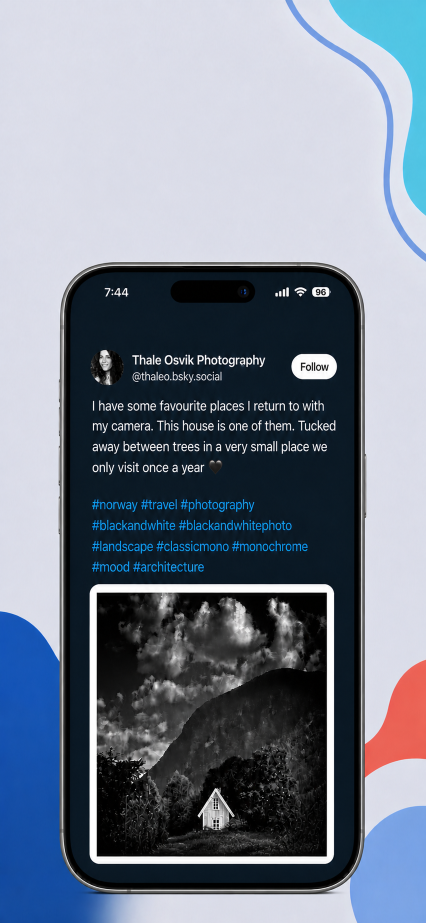
#> input picture store-assets/app-store/screenshots/production-layered/bases/00-ios-share-sheet.png, 852 x 1846 px (shown at 1/2 size)
$ python -i render_localized.py   (imports and definitions only)
#> lines starting #> are read from the running program, lines starting #| are printed output that depends on the picture
from pathlib import Path
import shutil

from PIL import Image, ImageChops, ImageDraw, ImageFilter, ImageFont

from focus_target_locator import (
    locate_focus_target,
    refine_repeated_dark_tiles_target,
    refine_warm_action_target,
    save_focus_evidence,
)


ROOT = Path(__file__).resolve().parents[1]
BASES = ROOT / "bases"
DELIVERABLES = ROOT / "deliverables"
QA_LAYERS = ROOT / "qa-layers"
REFERENCE = ROOT.parents[0] / "final-traditional-chinese"
RAW_ROOT = ROOT.parents[0] / "raw"
FINAL_ROOT = ROOT.parents[0] / "final"

SF_ROUNDED = "/System/Library/Fonts/SFNSRounded.ttf"
SF_COMPACT_ROUNDED = "/System/Library/Fonts/SFCompactRounded.ttf"
HIRAGINO = "/System/Library/Fonts/ヒラギノ角ゴシック W6.ttc"
PINGFANG = "/System/Library/AssetsV2/com_apple_MobileAsset_Font8/86ba2c91f017a3749571a82f2c6d890ac7ffb2fb.asset/AssetData/PingFang.ttc"
KOREAN = "/System/Library/Fonts/AppleSDGothicNeo.ttc"

FILENAMES = (
    "00-ios-share-sheet.png",
    "01-upload.png",
    "02-select-word.png",
    "03-create-card.png",
    "04-real-usage.png",
    "05-pronunciation.png",
    "06-quiz.png",
)

# Inner screens, visually traced from the clean phone bases.
SCREENS = {
    1: (232, 819, 1057, 2668),
    2: (229, 822, 1072, 2614),
    3: (217, 819, 1045, 2662),
    4: (226, 720, 1054, 2665),
    5: (229, 756, 1051, 2584),
    6: (244, 774, 1047, 2519),
}

# Source rectangles of the enlargement layer in the Traditional Chinese master.
# These never move and preserve its effects exactly.
REFERENCE_POPOVERS = {
    1: (78, 2180, 1212, 2370),
    2: (88, 1798, 1202, 2024),
    3: (82, 1540, 1208, 1932),
    4: (74, 1070, 1216, 1602),
    5: (72, 1662, 1218, 2012),
    6: (94, 1933, 1185, 2158),
}

# The normal layer stays fixed. Only the independent enlargement moves until it
# visually covers the same raw UI element.
POPOVER_DESTINATIONS = {
    1: (78, 2290),
    2: (88, 1625),
    3: (82, 1450),
    4: (74, 930),
    5: (72, 1662),
    6: (94, 2110),
}

# These boxes teach the visual locator which semantic component to find in the
# Traditional reference. They are never used to crop another locale.
REFERENCE_TARGETS = {
    1: (48, 2182, 1158, 2365),
    2: (72, 1240, 1134, 1490),
    3: (62, 1120, 1144, 1450),
    4: (62, 335, 1144, 820),
    5: (73, 1472, 1133, 1888),
    6: (70, 1770, 1136, 2028),
}

TRADITIONAL_RAW_FILES = (
    "01-capture/Simulator Screenshot - iPhone 17 Pro - 2026-07-23 at 14.32.07.png",
    "02-text-image-import/Simulator Screenshot - iPhone 17 Pro - 2026-07-23 at 14.37.22.png",
    "03-real-context/Simulator Screenshot - iPhone 17 Pro - 2026-07-23 at 16.57.20.png",
    "03-real-context/Simulator Screenshot - iPhone 17 Pro - 2026-07-23 at 16.57.27.png",
    "04-quick-quiz-question/Simulator Screenshot - iPhone 17 Pro - 2026-07-23 at 20.07.04.png",
    "05-pronunciation-score/Simulator Screenshot - iPhone 17 Pro - 2026-07-23 at 20.07.19.png",
)

PANEL_RAW_INDEX = {1: 0, 2: 1, 3: 2, 4: 3, 5: 5, 6: 4}

RAW_FILES = {
    "01-English-US": (
        "01-capture/Simulator Screenshot - iPhone 17 Pro - 2026-07-23 at 14.57.39.png",
        "02-text-image-import/Simulator Screenshot - iPhone 17 Pro - 2026-07-23 at 14.57.48.png",
        "03-real-context/Simulator Screenshot - iPhone 17 Pro - 2026-07-23 at 17.55.51.png",
        "03-real-context/Simulator Screenshot - iPhone 17 Pro - 2026-07-23 at 17.55.56.png",
        "04-quick-quiz-question/Simulator Screenshot - iPhone 17 Pro - 2026-07-23 at 19.55.08.png",
        "05-pronunciation-score/Simulator Screenshot - iPhone 17 Pro - 2026-07-23 at 19.55.25.png",
    ),
    "04-Japanese": (
        "01-capture/Simulator Screenshot - iPhone 17 Pro - 2026-07-23 at 14.53.26.png",
        "02-text-image-import/Simulator Screenshot - iPhone 17 Pro - 2026-07-23 at 14.53.52.png",
        "03-real-context/Simulator Screenshot - iPhone 17 Pro - 2026-07-23 at 17.18.44.png",
        "03-real-context/Simulator Screenshot - iPhone 17 Pro - 2026-07-23 at 17.18.50.png",
        "04-quick-quiz-question/Simulator Screenshot - iPhone 17 Pro - 2026-07-23 at 20.11.44.png",
        "05-pronunciation-score/Simulator Screenshot - iPhone 17 Pro - 2026-07-23 at 20.11.54.png",
    ),
    "03-Chinese-Simplified": (
        "01-capture/Simulator Screenshot - iPhone 17 Pro - 2026-07-23 at 14.52.27.png",
        "02-text-image-import/Simulator Screenshot - iPhone 17 Pro - 2026-07-23 at 14.53.03.png",
        "03-real-context/Simulator Screenshot - iPhone 17 Pro - 2026-07-23 at 17.23.06.png",
        "03-real-context/Simulator Screenshot - iPhone 17 Pro - 2026-07-23 at 17.23.11.png",
        "04-quick-quiz-question/Simulator Screenshot - iPhone 17 Pro - 2026-07-23 at 20.10.57.png",
        "05-pronunciation-score/Simulator Screenshot - iPhone 17 Pro - 2026-07-23 at 20.11.15.png",
    ),
    "05-Korean": (
        "01-capture/Simulator Screenshot - iPhone 17 Pro - 2026-07-23 at 14.54.57.png",
        "02-text-image-import/Simulator Screenshot - iPhone 17 Pro - 2026-07-23 at 14.55.14.png",
        "03-real-context/Simulator Screenshot - iPhone 17 Pro - 2026-07-23 at 17.23.42.png",
        "03-real-context/Simulator Screenshot - iPhone 17 Pro - 2026-07-23 at 17.23.46.png",
        "04-quick-quiz-question/Simulator Screenshot - iPhone 17 Pro - 2026-07-23 at 20.12.29.png",
        "05-pronunciation-score/Simulator Screenshot - iPhone 17 Pro - 2026-07-23 at 20.12.43.png",
    ),
    "06-Spanish-Spain": (
        "01-capture/Simulator Screenshot - iPhone 17 Pro - 2026-07-23 at 14.55.39.png",
        "02-text-image-import/Simulator Screenshot - iPhone 17 Pro - 2026-07-23 at 14.55.49.png",
        "03-real-context/Simulator Screenshot - iPhone 17 Pro - 2026-07-23 at 17.54.35.png",
        "03-real-context/Simulator Screenshot - iPhone 17 Pro - 2026-07-23 at 17.54.43.png",
        "04-quick-quiz-question/Simulator Screenshot - iPhone 17 Pro - 2026-07-23 at 20.13.17.png",
        "05-pronunciation-score/Simulator Screenshot - iPhone 17 Pro - 2026-07-23 at 20.13.27.png",
    ),
    "07-French-France": (
        "01-capture/Simulator Screenshot - iPhone 17 Pro - 2026-07-23 at 14.57.08.png",
        "02-text-image-import/Simulator Screenshot - iPhone 17 Pro - 2026-07-23 at 14.57.17.png",
        "03-real-context/Simulator Screenshot - iPhone 17 Pro - 2026-07-23 at 17.55.09.png",
        "03-real-context/Simulator Screenshot - iPhone 17 Pro - 2026-07-23 at 17.55.13.png",
        "04-quick-quiz-question/Simulator Screenshot - iPhone 17 Pro - 2026-07-23 at 20.14.03.png",
        "05-pronunciation-score/Simulator Screenshot - iPhone 17 Pro - 2026-07-23 at 20.14.20.png",
    ),
}

COPY = {
    "01-English-US": (
        ("Save it now.\nLearn it later.", "Send any English you find to Nuances."),
        ("Upload anytime.\nLearn when you’re ready.", "Save images and text now. Learn them later."),
        ("Select words\nwith one tap.", "Long-press any word in an image to select it."),
        ("Build your own\nflashcards.", "Turn the English you find into personal study cards."),
        ("Learn how it’s\nreally used.", "See collocations, context, and examples together."),
        ("Check every sound\nfor accuracy.", "See each sound clearly and know what to improve."),
        ("Review your cards\nwith quick challenges.", "Practise repeatedly with your own content."),
    ),
    "04-Japanese": (
        ("アプリを開かず\nあとで学べる", "気になる英語を Nuances にシェア"),
        ("いつでも保存\nあとで学習", "画像や文章を先に保存、学ぶのはあとで"),
        ("ワンタップで\n単語を選択", "画像の単語を長押ししてすぐ選択"),
        ("自分だけの\n単語カードを作成", "出会った英語を自分の学習カードに"),
        ("自然な使い方が\nわかる", "コロケーション・文脈・例文をまとめて確認"),
        ("音ごとの\n発音精度を確認", "一音ずつ見えるから改善点がわかる"),
        ("ミニチャレンジで\nカードを復習", "自分のコンテンツで繰り返し練習"),
    ),
    "03-Chinese-Simplified": (
        ("不用打开 App\n也能先存下", "看到想学的英文，分享给 Nuances"),
        ("随时上传\n有空再学", "图片和文字先存着，想学时再处理"),
        ("一指选词", "长按图片上的单词，立即选取"),
        ("创建你的\n专属单词卡", "把遇到的英文变成自己的学习内容"),
        ("学会最地道的用法", "搭配词、语境和例句一次看懂"),
        ("测试每个音的\n发音准确度", "每个音都看得见，知道哪里要调整"),
        ("用小挑战复习\n自己的单词卡", "用自己的内容反复练习"),
    ),
    "05-Korean": (
        ("앱을 열지 않고\n먼저 저장", "배우고 싶은 영어를 Nuances에 공유하세요"),
        ("언제든 저장하고\n나중에 학습", "이미지와 글을 먼저 저장하고 편할 때 배우세요"),
        ("한 번의 터치로\n단어 선택", "이미지 속 단어를 길게 눌러 바로 선택하세요"),
        ("나만의\n단어 카드", "마주친 영어를 나만의 학습 카드로 만드세요"),
        ("자연스러운\n쓰임을 익히세요", "연어·문맥·예문을 함께 확인하세요"),
        ("각 소리의\n발음 정확도", "소리별로 확인하고 개선할 점을 알아보세요"),
        ("짧은 챌린지로\n나의 카드 복습", "나만의 콘텐츠로 반복 연습하세요"),
    ),
    "06-Spanish-Spain": (
        ("Guárdalo sin abrir\nla app", "Comparte con Nuances el inglés que quieras aprender."),
        ("Guarda ahora.\nAprende después.", "Guarda imágenes y texto y estúdianlos cuando quieras."),
        ("Elige palabras\ncon un toque.", "Mantén pulsada cualquier palabra de una imagen."),
        ("Crea tus propias\ntarjetas.", "Convierte el inglés que encuentres en material personal."),
        ("Aprende cómo se\nusa de verdad.", "Consulta colocaciones, contexto y ejemplos juntos."),
        ("Comprueba cada\nsonido al pronunciar.", "Ve cada sonido y descubre qué puedes mejorar."),
        ("Repasa tus tarjetas\ncon minirretos.", "Practica una y otra vez con tu propio contenido."),
    ),
    "07-French-France": (
        ("Enregistrez sans\nouvrir l’app", "Partagez avec Nuances l’anglais que vous voulez apprendre."),
        ("Enregistrez maintenant.\nApprenez plus tard.", "Gardez images et textes, puis apprenez à votre rythme."),
        ("Sélectionnez d’un\nseul geste.", "Appuyez longuement sur un mot dans une image."),
        ("Créez vos propres\nfiches.", "Transformez l’anglais rencontré en fiches personnelles."),
        ("Apprenez l’anglais\ntel qu’il se parle.", "Voyez collocations, contexte et exemples ensemble."),
        ("Vérifiez chaque son\nde votre prononciation.", "Visualisez chaque son et ce qu’il faut améliorer."),
        ("Révisez vos fiches\navec des mini-défis.", "Entraînez-vous avec le contenu qui vous appartient."),
    ),
}

FONT_BY_LOCALE = {
    "01-English-US": SF_ROUNDED,
    "03-Chinese-Simplified": PINGFANG,
    "04-Japanese": HIRAGINO,
    "05-Korean": KOREAN,
    "06-Spanish-Spain": SF_ROUNDED,
    "07-French-France": SF_ROUNDED,
}

# Measured from the Traditional master. The panorama intentionally shifts the
# first caption left and the second right; later captions sit near centre.
REFERENCE_CAPTION_LAYOUTS = {
    0: {"centre_x": 479, "title_top": 185, "title_height": 296, "subtitle_top": 536, "subtitle_height": 43},
    1: {"centre_x": 760, "title_top": 186, "title_height": 299, "subtitle_top": 540, "subtitle_height": 44},
    2: {"centre_x": 646, "title_top": 190, "title_height": 300, "subtitle_top": 546, "subtitle_height": 43},
    3: {"centre_x": 644, "title_top": 191, "title_height": 300, "subtitle_top": 546, "subtitle_height": 43},
    4: {"centre_x": 645, "title_top": 190, "title_height": 300, "subtitle_top": 546, "subtitle_height": 43},
    5: {"centre_x": 644, "title_top": 190, "title_height": 301, "subtitle_top": 546, "subtitle_height": 43},
    6: {"centre_x": 643, "title_top": 180, "title_height": 294, "subtitle_top": 525, "subtitle_height": 43},
}

TITLE_OVERRIDES = {
    ("01-English-US", 1): "Upload anytime.\nLearn when you’re\nready.",
}

FINAL_FOLDER_BY_LOCALE = {
    "01-English-US": "01-english-us",
    "03-Chinese-Simplified": "03-simplified-chinese",
    "04-Japanese": "04-japanese",
    "05-Korean": "05-korean",
    "06-Spanish-Spain": "06-spanish-spain",
    "07-French-France": "07-french-france",
}

NOTIFICATION_COPY = {
    "01-English-US": "Catch you later",
    "03-Chinese-Simplified": "收到🫡",
    "04-Japanese": "またあとで",
    "05-Korean": "나중에 봐요",
    "06-Spanish-Spain": "Hasta luego",
    "07-French-France": "À plus tard",
}

QUIZ_LABELS = {
    "01-English-US": "small, subtle differences",
    "03-Chinese-Simplified": "细微、细小的差异",
    "04-Japanese": "細かい・わずかな違い",
    "05-Korean": "작고 미세한 차이",
    "06-Spanish-Spain": "diferencias pequeñas y sutiles",
    "07-French-France": "de petites différences subtiles",
}


def normalize(path: Path) -> Image.Image:
#> called with path = '../bases/00-ios-share-sheet.png'
    source = Image.open(path).convert("RGB")
#> source is the input picture: PIL image 852x1846 RGB; mean R, G, B 117.9, 127.3, 141.9
    width = round(source.width * 2796 / source.height)
#> width = 1290
    source = source.resize((width, 2796), Image.Resampling.LANCZOS)
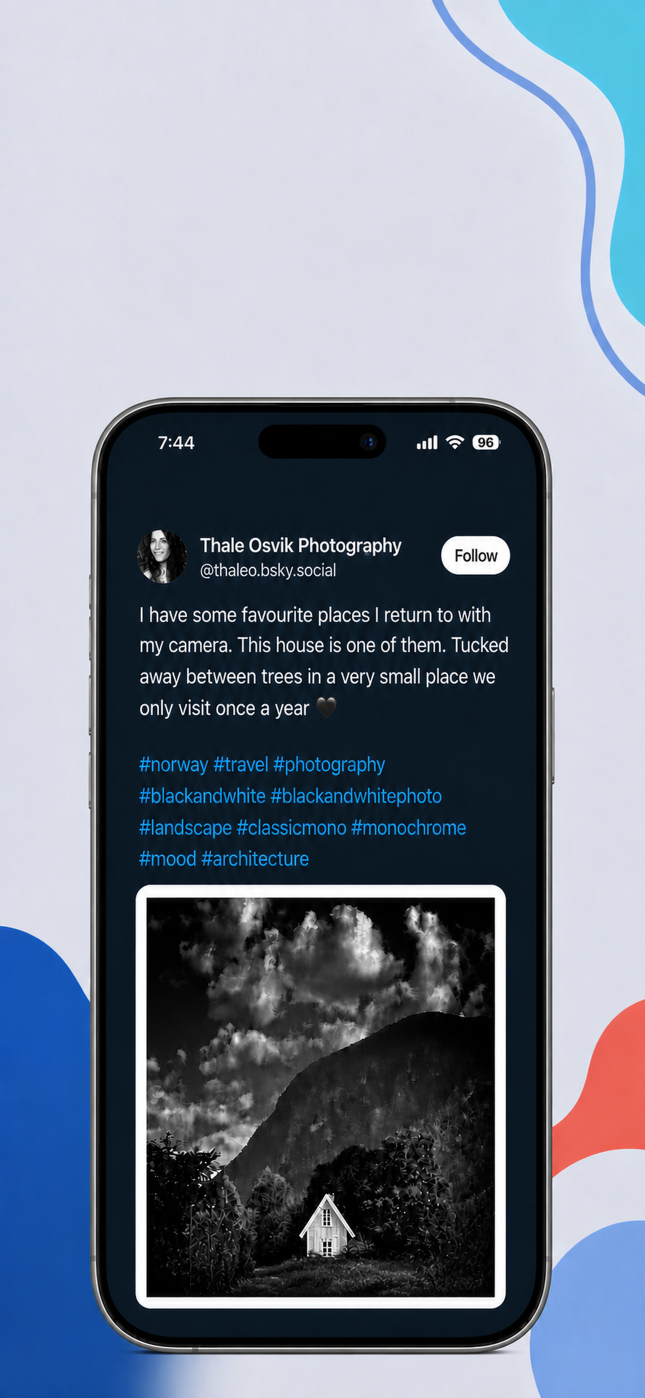
#> source: PIL image 1290x2796 RGB (shown at 1/2 size); mean R, G, B 117.9, 127.3, 141.9
    left = (width - 1290) // 2
#> left = 0
    return source.crop((left, 0, left + 1290, 2796))


# [314 lines left out: functions rounded_mask, paste_screen, add_shadow, soft_callout_shadow, popover_layer, paste_popover and 12 more, not called in this run]


def raw_images(locale: str) -> list[Image.Image]:
    base = RAW_ROOT / locale / "iphone-6.9"
    return [Image.open(base / relative).convert("RGB") for relative in RAW_FILES[locale]]


# [46 lines left out: functions render_locale, publish_locale, not called in this run]


# [2 lines not run here, left out]

>>> result = normalize('../bases/00-ios-share-sheet.png')
